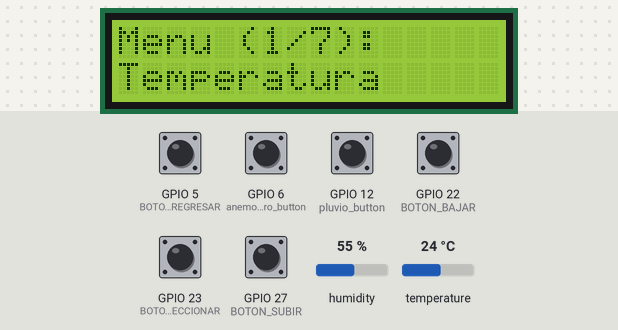
A program run on a simulated Raspberry Pi (BCM pin numbers). On the bench: 16×2 character LCD. Inputs (shaded band) come from the test bench; at power-on: GPIO 5 (BOTON_REGRESAR), GPIO 6 (anemometro_button), GPIO 12 (pluvio_button), GPIO 22 (BOTON_BAJAR), GPIO 23 (BOTON_SELECCIONAR), GPIO 27 (BOTON_SUBIR) HIGH, humidity 55 %, temperature 24 °C. The clock reads 2024-03-15 10:24:30 at power-on unless the program sets it; library files of the repository ran but are not shown: I2C_LCD_driver.py; what the program prints to the terminal is not drawn.

Above: at 1.4 s.
1.5 s: GPIO 23 (BOTON_SELECCIONAR) pulled LOW for 0.15 s
At 2.6 s:
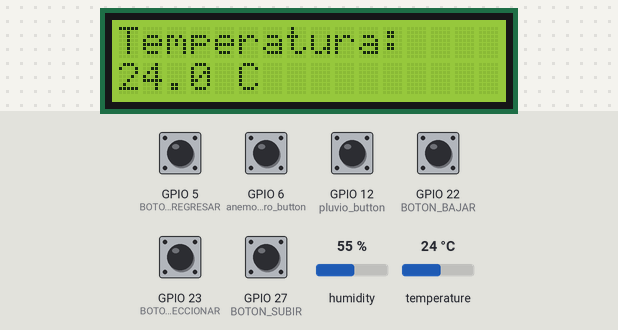
4.6 s: GPIO 22 (BOTON_BAJAR) pulled LOW for 1 s
At 6.5 s:
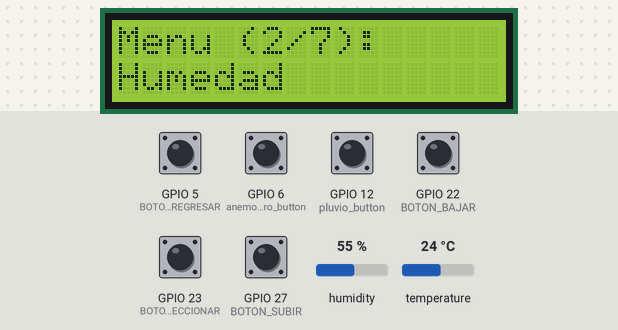
7.1 s: GPIO 22 (BOTON_BAJAR) pulled LOW for 0.15 s
At 8.2 s:
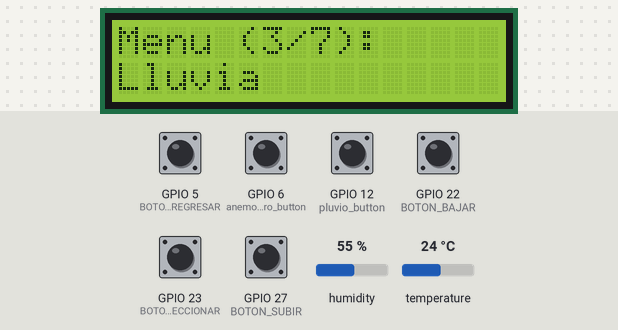
8.7 s: GPIO 23 (BOTON_SELECCIONAR) pulled LOW for 1 s
At 9.5 s:
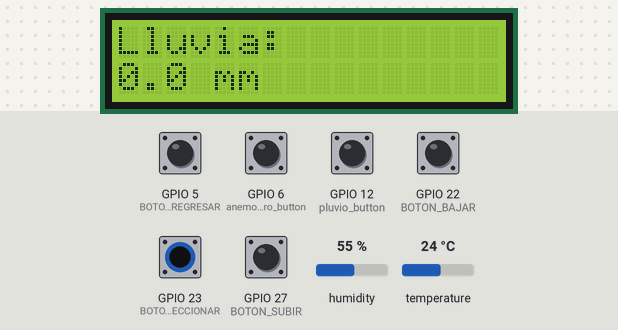
12.7 s: GPIO 22 (BOTON_BAJAR) pulled LOW for 0.15 s
At 13.7 s:
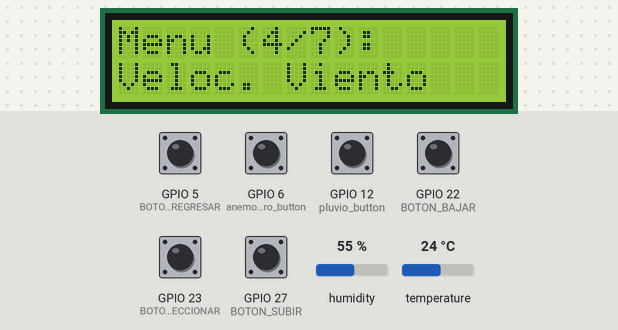
14.4 s: GPIO 23 (BOTON_SELECCIONAR) pulled LOW for 0.15 s
At 17.5 s:
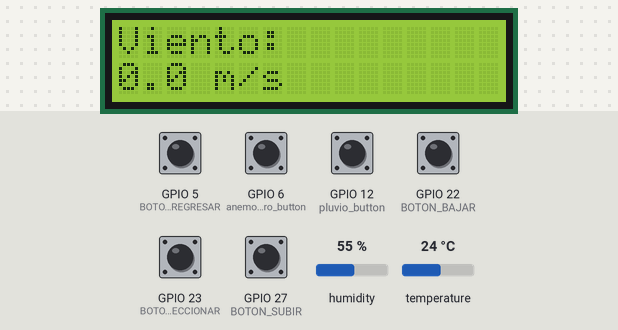
Timing chart, 0 to 19.0 s (numbered marks = the images above; inputs shaded):
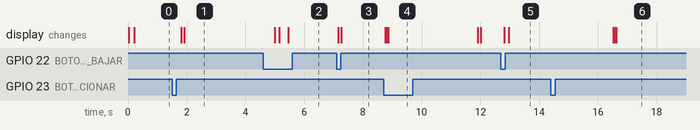

Measured:
- after the input at 1.5 s, the display: first changes after 0.31 s (image 1 shows a later state)
- after the input at 4.6 s, the display: first differs from a run without the input after 0.85 s (image 2)
- after the input at 7.1 s, the display: first changes after 0.06 s (image 3 shows a later state)
- after the input at 8.7 s, the display: first changes after 0.06 s (image 4 shows a later state)
- after the input at 12.7 s, the display: first changes after 0.11 s (image 5 shows a later state)
- after the input at 14.4 s, the display: first changes after 2.1 s (image 6 shows a later state)

The program:

main.py
```python
# main.py
from I2C_LCD_driver import lcd
import time
import os
from sensores import leer_dht11, leer_pluvimetro, leer_anemometro, leer_calidad_aire, leer_uv, leer_veleta
from botones import detectar_boton
from lcd_display import mostrar_en_lcd

lcd = lcd()

menu = [
    "Temperatura",
    "Humedad",
    "Lluvia",
    "Veloc. Viento",
    "Calidad Aire",
    "Radiacion UV",
    "Direccion Viento"
]

indice = 0
boton_anterior = None
easter_egg_code = ["regresar", "regresar", "subir"]
input_sequence = []

def mostrar_menu():
    texto1 = f"Menu ({indice+1}/{len(menu)}):"
    texto2 = menu[indice]
    mostrar_en_lcd(texto1, texto2)

# --- Mostrar menú inicial ---
mostrar_menu()

try:
    while True:
        boton = detectar_boton()

        if boton:
            print(f"[DEBUG] Boton detectado: {boton}")

        if boton and boton != boton_anterior:
            input_sequence.append(boton)
            input_sequence = input_sequence[-len(easter_egg_code):]
            print(f"[DEBUG] Secuencia: {input_sequence}")

            if input_sequence == easter_egg_code:
                mostrar_en_lcd("Modo secreto!", "Iniciando juego")
                time.sleep(2)
                os.system("chocolate-doom -iwad /home/fi2020/Desktop/DOOM/DOOM2.WAD")
                input_sequence.clear()
                mostrar_menu()
                continue

            if boton == "subir":
                indice = (indice - 1) % len(menu)
                mostrar_menu()

            elif boton == "bajar":
                indice = (indice + 1) % len(menu)
                mostrar_menu()

            elif boton == "seleccionar":
                opcion = menu[indice]

            # --- Activación de sensores ---
                if opcion == "Temperatura":
                    t, _ = leer_dht11()
                    mostrar_en_lcd("Temperatura:", f"{t:.1f} C" if t is not None else "Error sensor")

                elif opcion == "Humedad":
                    _, h = leer_dht11()
                    mostrar_en_lcd("Humedad:", f"{h:.1f}%" if h is not None else "Error sensor")

                elif opcion == "Lluvia":
                    lluvia = leer_pluvimetro()
                    mostrar_en_lcd("Lluvia:", f"{lluvia:.1f} mm")

                elif opcion == "Veloc. Viento":
                    velocidad = leer_anemometro()
                    mostrar_en_lcd("Viento:", f"{velocidad:.1f} m/s")

                elif opcion == "Calidad Aire":
                    calidad, _ = leer_calidad_aire()
                    mostrar_en_lcd("Calidad Aire:", calidad)

                elif opcion == "Radiacion UV":
                    uv = leer_uv()
                    mostrar_en_lcd("Radiacion UV:", f"{uv:.2f} V")

                elif opcion == "Direccion Viento":
                    direccion = leer_veleta()
                    mostrar_en_lcd("Direccion:", direccion)

                # -- Esperar "regresar" o 3 segundos ---
                inicio = time.time()
                while time.time() - inicio < 3:
                    if detectar_boton() == "regresar":
                        break

                mostrar_menu()

        boton_anterior = boton
        time.sleep(0.1)

except KeyboardInterrupt:
    lcd.lcd_clear()
    print("Programa finalizado.")
```

sensores.py
```python
# sensores.py
import spidev
import time
import board
import adafruit_dht
from gpiozero import Button
from time import sleep

# --- Inicialización de sensores y variables ---
# Sensor DHT11 en GPIO 17
dhtDevice = adafruit_dht.DHT11(board.D17)

# SPI para sensores analógicos (MQ-135, UV, veleta)
spi = spidev.SpiDev()
spi.open(0, 0)
spi.max_speed_hz = 1350000

# Anemómetro (GPIO 6)
anemometro_pin = 6
anemometro_button = Button(anemometro_pin, pull_up=True)
contador_anemo = 0

# Pluviómetro (GPIO 12)
pluvio_pin = 12
pluvio_button = Button(pluvio_pin)
contador_lluvia = 0

# --- Funciones para sensores ---
def leer_dht11():
    try:
        temperature_c = dhtDevice.temperature
        humidity = dhtDevice.humidity
        return temperature_c, humidity
    except Exception:
        return None, None

def leer_analogico(channel):
    if channel < 0 or channel > 7:
        return -1
    adc = spi.xfer2([1, (8 + channel) << 4, 0])
    data = ((adc[1] & 3) << 8) + adc[2]
    return data

def leer_calidad_aire():
    valor_analogico = leer_analogico(1)  # canal 1
    if valor_analogico < 200:
        calidad = "Buena"
    elif valor_analogico < 600:
        calidad = "Regular"
    else:
        calidad = "Mala"
    porcentaje = (valor_analogico / 1023.0) * 100
    return calidad, porcentaje

def leer_uv():
    suma_data = 0
    for _ in range(10):
        adc = leer_analogico(0)   # canal 0
        suma_data += adc
        sleep(0.1)
    promedio = suma_data / 10
    voltaje = promedio * (3.3 / 1023)
    return voltaje

def leer_pluvimetro():
    global contador_lluvia
    lluvia = contador_lluvia * 0.2794  # mm
    contador_lluvia = 0
    return lluvia

def leer_anemometro():
    global contador_anemo
    contador_anemo = 0
    sleep(2)
    velocidad = contador_anemo / 2.0  # m/s
    return velocidad

def leer_veleta():
    valor = leer_analogico(2)   # canal 2
    return direccion_veleta(valor)

def direccion_veleta(valor):
    if valor < 150:
        return "Norte"
    elif valor < 300:
        return "Noreste"
    elif valor < 500:
        return "Este"
    elif valor < 700:
        return "Sureste"
    elif valor < 850:
        return "Sur"
    elif valor < 950:
        return "Suroeste"
    elif valor < 1023:
        return "Oeste"
    else:
        return "Noroeste"

# --- Interrupciones por pulsos ---
def contar_pulsos_anemometro():
    global contador_anemo
    contador_anemo += 1

def contar_pulsos_lluvia():
    global contador_lluvia
    contador_lluvia += 1

anemometro_button.when_pressed = contar_pulsos_anemometro
pluvio_button.when_pressed = contar_pulsos_lluvia
```

botones.py
```python
# botones.py
from gpiozero import Button
from time import sleep

# --- Configuración de botones (usando gpiozero para configurar los pines) ---
BOTON_SUBIR = Button(27)      # GPIO 27 (Pin físico 13)
BOTON_BAJAR = Button(22)      # GPIO 22 (Pin físico 15)
BOTON_SELECCIONAR = Button(23)  # GPIO 23 (Pin físico 16)
BOTON_REGRESAR = Button(5)    # GPIO 5  (Pin físico 29)

def detectar_boton():
    """
    Devuelve: 'subir', 'bajar', 'seleccionar', 'regresar' o None
    """
    if BOTON_SUBIR.is_pressed:
        sleep(0.05)  # Antirrebote
        return "subir"
    elif BOTON_BAJAR.is_pressed:
        sleep(0.05)  # Antirrebote
        return "bajar"
    elif BOTON_SELECCIONAR.is_pressed:
        sleep(0.05)  # Antirrebote
        return "seleccionar"
    elif BOTON_REGRESAR.is_pressed:
        sleep(0.05)  # Antirrebote
        return "regresar"
    else:
        return None
```

lcd_display.py
```python
# lcd_display.py
from I2C_LCD_driver import lcd, LINE_1, LINE_2
import time

lcd = lcd()

def mostrar_en_lcd(linea1, linea2=""):
    lcd.lcd_clear()
    lcd.lcd_display_string(linea1[:16], LINE_1)
    lcd.lcd_display_string(linea2[:16], LINE_2)
```
